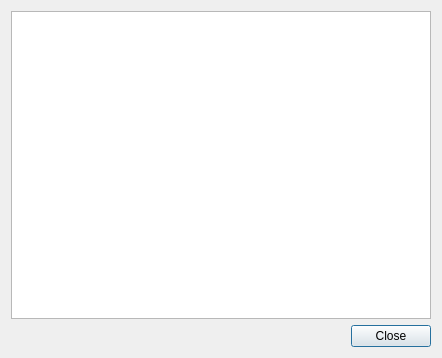
<?xml version="1.0" encoding="UTF-8"?>
<ui version="4.0">
 <class>DialogLog</class>
 <widget class="QDialog" name="DialogLog">
  <property name="windowModality">
   <enum>Qt::WindowModal</enum>
  </property>
  <property name="geometry">
   <rect>
    <x>0</x>
    <y>0</y>
    <width>442</width>
    <height>358</height>
   </rect>
  </property>
  <property name="windowTitle">
   <string>Log</string>
  </property>
  <property name="modal">
   <bool>true</bool>
  </property>
  <layout class="QVBoxLayout" name="verticalLayout">
   <item>
    <widget class="QPlainTextEdit" name="plainTextEditLog">
     <property name="readOnly">
      <bool>true</bool>
     </property>
    </widget>
   </item>
   <item>
    <layout class="QHBoxLayout" name="horizontalLayout">
     <item>
      <spacer name="horizontalSpacer">
       <property name="orientation">
        <enum>Qt::Horizontal</enum>
       </property>
       <property name="sizeHint" stdset="0">
        <size>
         <width>40</width>
         <height>20</height>
        </size>
       </property>
      </spacer>
     </item>
     <item>
      <widget class="QPushButton" name="pushButtonClose">
       <property name="text">
        <string>Close</string>
       </property>
      </widget>
     </item>
    </layout>
   </item>
  </layout>
 </widget>
 <resources/>
 <connections/>
</ui>
